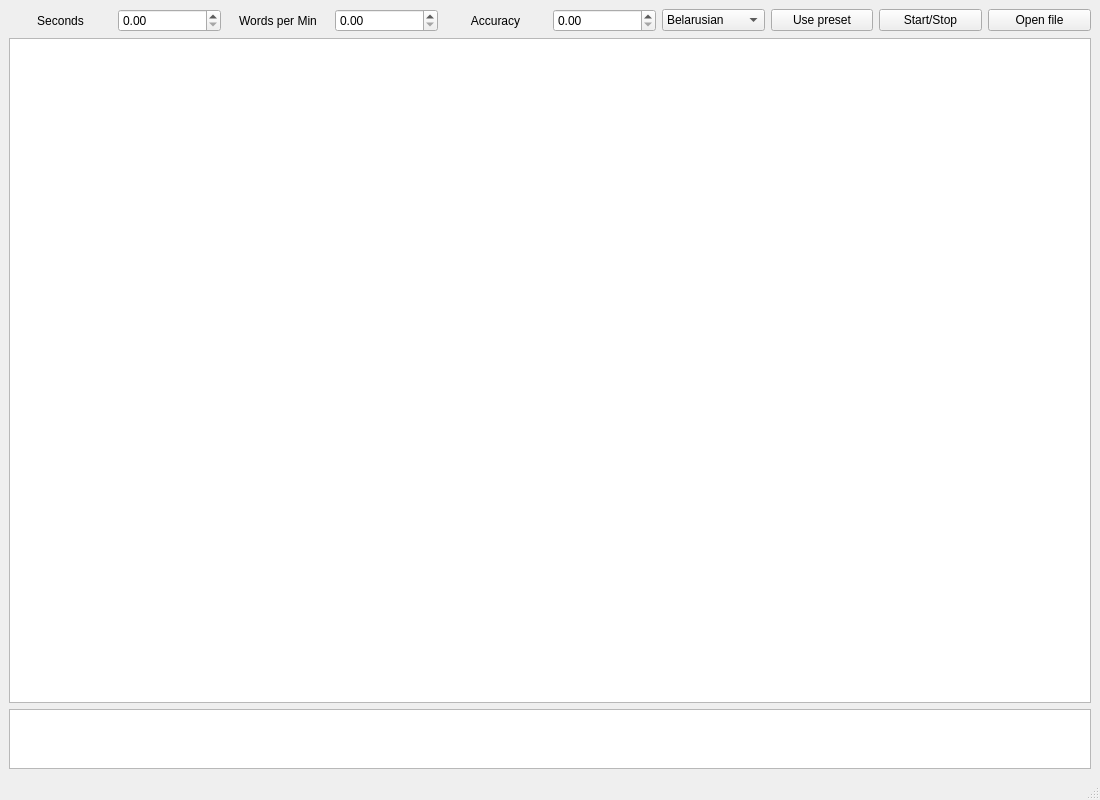
<?xml version="1.0" encoding="UTF-8"?>
<ui version="4.0">
 <class>MainWindow</class>
 <widget class="QMainWindow" name="MainWindow">
  <property name="geometry">
   <rect>
    <x>0</x>
    <y>0</y>
    <width>1100</width>
    <height>800</height>
   </rect>
  </property>
  <property name="minimumSize">
   <size>
    <width>1100</width>
    <height>800</height>
   </size>
  </property>
  <property name="windowTitle">
   <string>MainWindow</string>
  </property>
  <widget class="QWidget" name="centralwidget">
   <layout class="QVBoxLayout" name="verticalLayout">
    <item>
     <layout class="QVBoxLayout" name="editorsLayout">
      <item>
       <layout class="QHBoxLayout" name="horizontalLayout">
        <item>
         <widget class="QLabel" name="startLabel">
          <property name="text">
           <string>Seconds</string>
          </property>
          <property name="alignment">
           <set>Qt::AlignCenter</set>
          </property>
         </widget>
        </item>
        <item>
         <widget class="QDoubleSpinBox" name="timerBox"/>
        </item>
        <item>
         <widget class="QLabel" name="label">
          <property name="text">
           <string>Words per Min</string>
          </property>
          <property name="alignment">
           <set>Qt::AlignCenter</set>
          </property>
         </widget>
        </item>
        <item>
         <widget class="QDoubleSpinBox" name="wordsBox"/>
        </item>
        <item>
         <widget class="QLabel" name="cntrLabel">
          <property name="text">
           <string>Accuracy</string>
          </property>
          <property name="alignment">
           <set>Qt::AlignCenter</set>
          </property>
          <property name="openExternalLinks">
           <bool>false</bool>
          </property>
         </widget>
        </item>
        <item>
         <widget class="QDoubleSpinBox" name="accuracyBox"/>
        </item>
        <item>
         <widget class="QComboBox" name="langBox">
          <property name="currentIndex">
           <number>4</number>
          </property>
          <item>
           <property name="text">
            <string>German</string>
           </property>
          </item>
          <item>
           <property name="text">
            <string>French</string>
           </property>
          </item>
          <item>
           <property name="text">
            <string>Arabic</string>
           </property>
          </item>
          <item>
           <property name="text">
            <string>Chinese</string>
           </property>
          </item>
          <item>
           <property name="text">
            <string>Belarusian</string>
           </property>
          </item>
          <item>
           <property name="text">
            <string>Hebrew</string>
           </property>
          </item>
         </widget>
        </item>
        <item>
         <widget class="QPushButton" name="presetBtn">
          <property name="text">
           <string>Use preset</string>
          </property>
         </widget>
        </item>
        <item>
         <widget class="QPushButton" name="startBtn">
          <property name="text">
           <string>Start/Stop</string>
          </property>
         </widget>
        </item>
        <item>
         <widget class="QPushButton" name="openBtn">
          <property name="text">
           <string>Open file</string>
          </property>
         </widget>
        </item>
       </layout>
      </item>
      <item>
       <widget class="QTextEdit" name="aimTextEdit">
        <property name="minimumSize">
         <size>
          <width>0</width>
          <height>0</height>
         </size>
        </property>
        <property name="font">
         <font>
          <pointsize>11</pointsize>
          <italic>false</italic>
          <bold>false</bold>
         </font>
        </property>
       </widget>
      </item>
      <item>
       <widget class="QTextEdit" name="checkTextEdit">
        <property name="maximumSize">
         <size>
          <width>16777215</width>
          <height>60</height>
         </size>
        </property>
       </widget>
      </item>
     </layout>
    </item>
   </layout>
  </widget>
  <widget class="QMenuBar" name="menubar">
   <property name="geometry">
    <rect>
     <x>0</x>
     <y>0</y>
     <width>1100</width>
     <height>22</height>
    </rect>
   </property>
  </widget>
  <widget class="QStatusBar" name="statusbar"/>
 </widget>
 <resources/>
 <connections/>
</ui>
